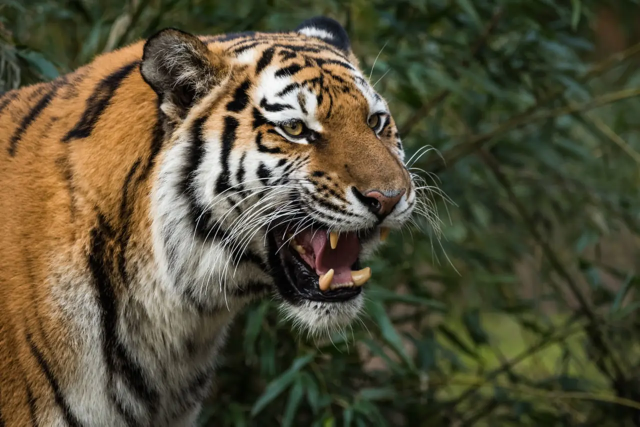
#> input picture picture.webp, 1280 x 853 px (shown at 1/2 size)
$ python jigsaw_solver.py
#> lines starting #> are read from the running program, lines starting #| are printed output that depends on the picture; long printed decimals are rounded
import numpy as np
import cv2 as cv

def mse(img1, img2):
    """calculate mean square error"""
    h, w, _ = img1.shape
    diff = cv.subtract(img1, img2)
    err = np.sum(diff**2)
    error = err/(float(h*w))
    return error

img = cv.imread('picture.webp')
#> img is the input picture: shape (853, 1280, 3); mean B, G, R 56, 79, 84.3
lil_pic = cv.imread('piece_from_div4.png')
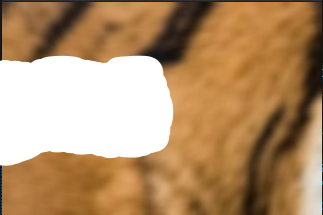
#> input picture piece_from_div4.png, 323 x 215 px
#> lil_pic is the input picture: shape (215, 323, 3); mean B, G, R 107.9, 145.7, 180.9

kernel = np.ones((8,8),np.float32)/25

height, width, channels = img.shape
#> height = 853; width = 1280; channels = 3
divisor = 3
piece_height = height//divisor#38
#> piece_height = 284
piece_width = width//divisor#39
#> piece_width = 426

jigsaw_pieces = []
for col in range(divisor):#38):
    for row in range(divisor):#39):
        piece = img[col*piece_height:col*piece_height+piece_height,
                    row*piece_width:row*piece_width+piece_width]
        jigsaw_pieces.append(piece)
#> after the loop, jigsaw_pieces = 9 items

resized_lil = cv.resize(lil_pic, (piece_width,piece_height))

target_piece = resized_lil#cv.blur(jigsaw_pieces[4],(10,10))
best_match = None
best_loss = 1000
for reference_piece in jigsaw_pieces:
    loss = mse(target_piece, reference_piece)
    if loss < best_loss:
        best_loss = loss
        best_match = reference_piece
    #cv.imshow(f'{loss}', reference_piece)
    print(loss)
#> this loop made 9 passes
#> (err in mse, error in mse, loss, best_loss) on passes 1, 4: (29237502, 241.7, 241.7, 241.7), (22125739, 182.9, 182.9, 182.9)
#> (err in mse, error in mse, loss) on passes 2, 3, 5, 6, 7, 8: (29600179, 244.7, 244.7), (35969773, 297.3, 297.3), (28371077, 234.5, 234.5), (34776939, 287.5, 287.5), (27966086, 231.2, 231.2), (35418853, 292.8, 292.8)
#| 241.664
#| 244.662
#| 297.310
#| 182.882
#| 234.503
#| 287.451
#| 231.155
#| 292.757
#> (further printed lines are left out)
#> pass 1, in mse, `diff = cv.subtract(img1, img2)`:
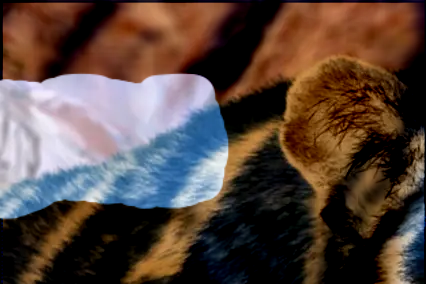
#> diff: shape (284, 426, 3); mean B, G, R 63.1, 70.8, 88.6
#> pass 1, `best_match = reference_piece`:
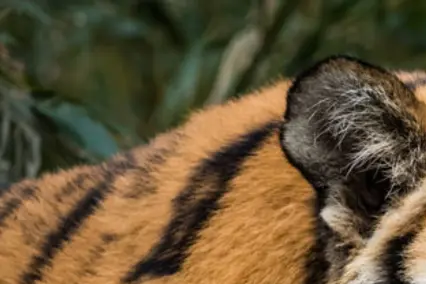
#> best_match: shape (284, 426, 3); mean of channels 0, 1, 2 53.7, 82.8, 99.3; drawn as B, G, R
#> pass 2, in mse (call 2), `diff = cv.subtract(img1, img2)`:
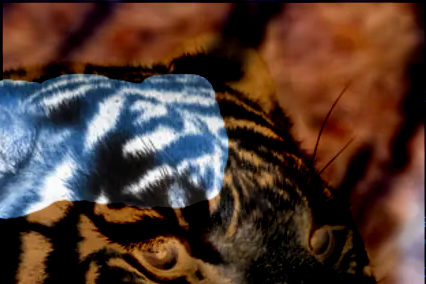
#> diff: shape (284, 426, 3); mean B, G, R 50.7, 59.7, 82.3
#> pass 3, in mse (call 3), `diff = cv.subtract(img1, img2)`:
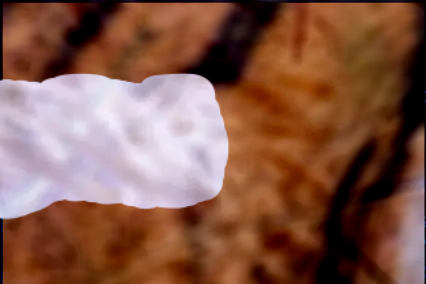
#> diff: shape (284, 426, 3); mean B, G, R 73.8, 89.9, 133.6
#> after the loop:
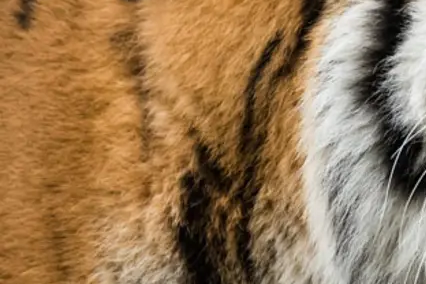
#> best_match: shape (284, 426, 3); mean B, G, R 84, 120.7, 153.1
#> after the loop, best_loss = 182.9

for piece in jigsaw_pieces:
    print(len(piece))
#> this loop made 9 passes
#| 284
#| 284
#| 284
#| 284
#| 284
#| 284
#| 284
#| 284
#> (further printed lines are left out)

cv.imshow('target_piece', target_piece)
cv.imshow('best match', best_match)
cv.waitKey(0)
cv.destroyAllWindows()
